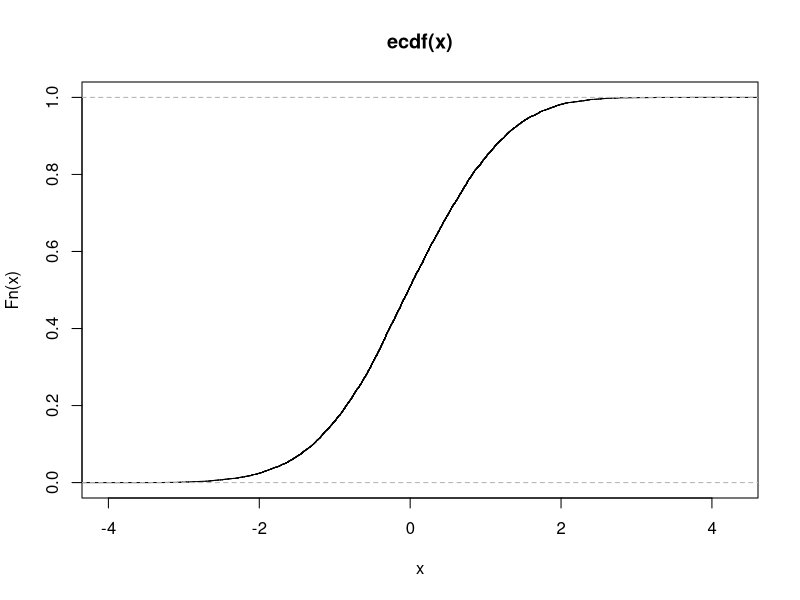
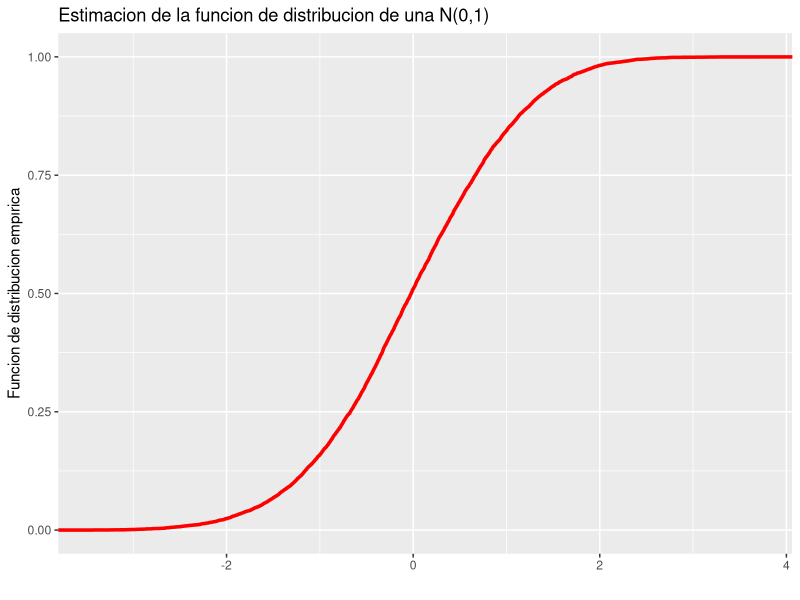

R code for these plots, in order:
## ---- chunk 1
knitr::opts_chunk$set(echo = TRUE)
## ---- chunk 2
dnorm(0.3,0,1) 
## ---- chunk 3
pnorm(0.3,0,1) 
## ---- chunk 4
qnorm(0.25,0,1)
pnorm(qnorm(0.25,0,1),0,1)
## ---- chunk 5

dpois(10,6)
## ---- chunk 6
ppois(5,6)
## ---- chunk 7
qpois(0.1,6)
## ---- chunk 8
dexp(1,0.5)
## ---- chunk 9
pexp(2.5,0.5)
## ---- chunk 10
qexp(0.8,0.5)
## ---- chunk 11

runif(12,0,1)
matrix(runif(12,0,1),nrow=2) # anterior pero en matrix 2x6
## ---- chunk 12
x = rbinom(100,5,0.4)

p = c()

for (i in 0:5){
  p[i+1]=sum(x==i)/100
  } # prob de cada elemento

p

mean(x)
sd(x) # desviacion tipica
## ---- chunk 13
x = rnorm(10000,0,1) # normal de dist N(0,1) con 10000 valores

xcdf = ecdf(x) #funcion distribucion
plot(xcdf)

xcdf(0) 

library(ggplot2) #Instruccion para cargar el paquete ggplot 2
ggplot(data = NULL,aes(x))+
  stat_ecdf(col="red", size=1.2)+ # Instruccion para dibujar la ECDF
  labs(x ="", y="Funcion de distribucion empırica")+
  # Anadir etiquetas a los ejes
  ggtitle("Estimacion de la funcion de distribucion de una N(0,1)")
# Anadir un tıtulo al grafico

quantile(x,0.95) 
## ---- chunk 14
n = 100
k = c(1,2,3)
prob = c(0.2,0.5,0.3)
x = sample(k,n,prob,replace=TRUE)
